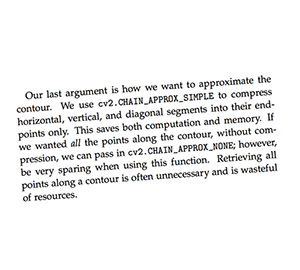
#> input picture images/text_input.png, 300 x 270 px
$ python skew_correction.py --input images/text_input.png
#> lines starting #> are read from the running program, lines starting #| are printed output that depends on the picture; after the words box and inside, x2 and y2 are one past the last pixel; in counts of white or black regions, pixels touching at a corner belong together
#> in main, img is the input picture: shape (270, 300, 3); mean B, G, R 240.9, 240.8, 240.9
"""ex. python skew_correction.py -i ./images/text_input.png"""
import argparse
import sys
import math

import cv2
import numpy as np


# [46 lines left out: functions compute_skew, correct_skew, not called in this run]


def correct_skew_2(src_img):
    img = src_img.copy()
    gray = cv2.cvtColor(img, cv2.COLOR_BGR2GRAY)
    gray = cv2.bitwise_not(gray)
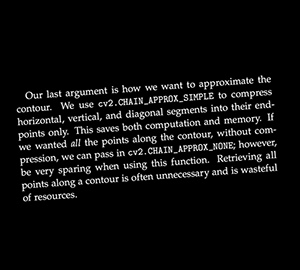
#> gray: shape (270, 300); min 0, max 255, mean 14.1

    thresh = cv2.threshold(
        gray,
        0,
        255,
        cv2.THRESH_BINARY | cv2.THRESH_OTSU
    )[1]
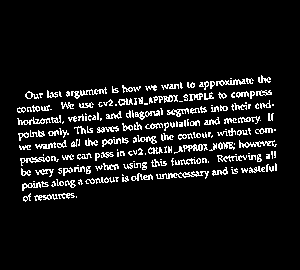
#> thresh: shape (270, 300); 7.9% white in thin lines or dots, all inside (x1, y1, x2, y2) = (17, 75, 277, 202)

    coords = np.column_stack(np.where(thresh > 0))
#> coords = 6387 pairs, first value 75 to 201, second value 17 to 276
    angle = cv2.minAreaRect(coords)[-1]
#> angle = -85.91

    if angle < -45:
        angle = -(90 + angle)
#> angle = -4.09
    else:
        angle = -angle

    (h, w) = img.shape[:2]
#> h = 270; w = 300
    center = (w // 2, h // 2)
#> center = (150, 135)
    M = cv2.getRotationMatrix2D(center, angle, 1.0)
#> M = [[0.997, -0.0712, 10], [0.0712, 0.997, -10.34]]
    rotated = cv2.warpAffine(
        img,
        M,
        (w, h),
        flags=cv2.INTER_CUBIC,
        borderMode=cv2.BORDER_REPLICATE
    )
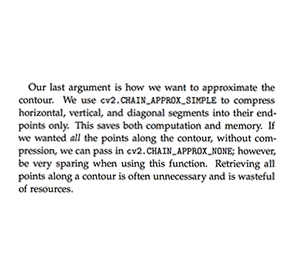
#> rotated: shape (270, 300, 3); mean B, G, R 240.5, 240.5, 240.5

    return rotated


def main():
    parser = argparse.ArgumentParser()
    parser.add_argument('-i', '--input', required=True)
    args = parser.parse_args()

    input_img = args.input
    img = cv2.imread(input_img)
    # angle = compute_skew(img)
    # rotated_img = correct_skew(img, angle)
    rotated_img = correct_skew_2(img)

    cv2.namedWindow('Original', cv2.WINDOW_KEEPRATIO)
    cv2.imshow('Original', img)
    cv2.namedWindow('Rotated', cv2.WINDOW_KEEPRATIO)
    cv2.imshow('Rotated', rotated_img)
    cv2.waitKey(0)
    cv2.destroyAllWindows()


if __name__ == "__main__":
    sys.exit(main())
#> (the program exits here)
